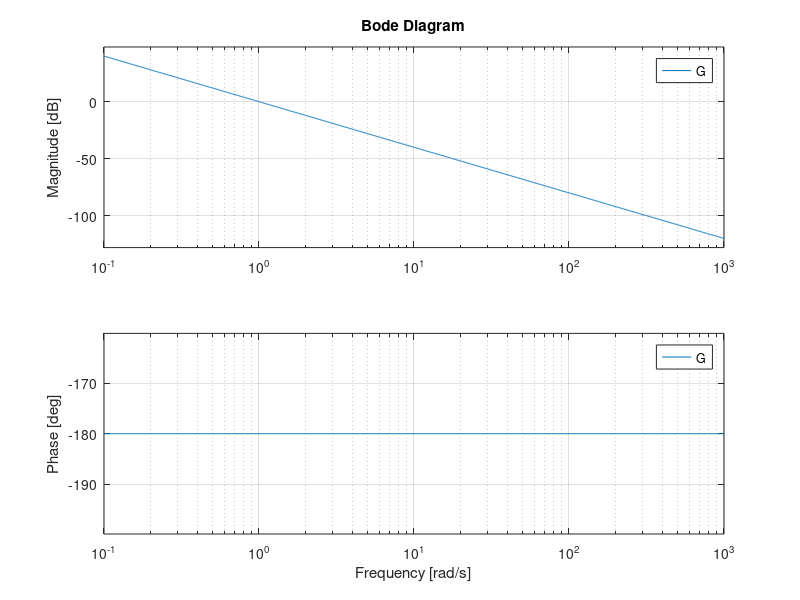

MATLAB code to generate this figure:
% Define the transfer function G(s) = K(1/s^2)
K1 = 1; % Set the value of K1
numerator = K1;
denominator = [1 0 0]; % s^2 has coefficients [1 0 0]

% Create the transfer function object
G = tf(numerator, denominator);

% Generate the Bode plot
bode(G);
grid on;